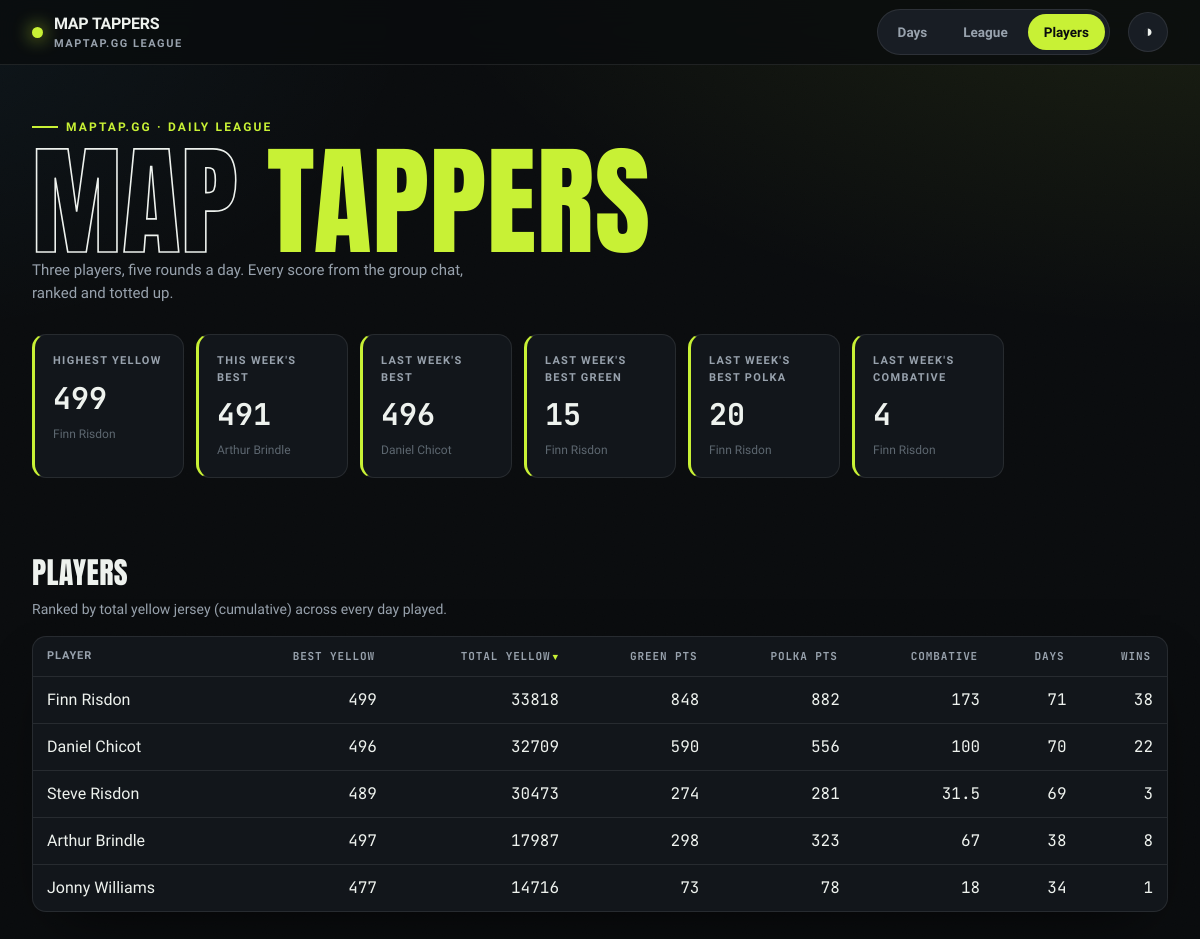
The page /players on the database its author committed.
### tables this page shows
CREATE TABLE entries (
    id INTEGER PRIMARY KEY,
    player TEXT NOT NULL,
    game_date TEXT NOT NULL,
    maptap_score INTEGER NOT NULL,
    UNIQUE (player, game_date)
);

### src/maptap/app.py (the view)
@app.get("/players", response_class=HTMLResponse)
def players(request: Request):
    with closing(_conn()) as conn:
        context = {"players": player_summary(conn), "stats": hero_stats(conn), "active": "players"}
    return templates.TemplateResponse(request, "players.html", context)

### src/maptap/templates/players.html (shortened to what this page needs)
{% extends "base.html" %}
{% block content %}
<h2 class="section-head">Players</h2>
<p class="section-sub">Ranked by total yellow jersey (cumulative) across every day played.</p>
<div class="panel table-card">
    <table data-sortable>
        <thead>
            <tr>
                <th class="txt" data-sort="text">Player</th>
                <th class="num" data-sort="number">Best Yellow</th>
                <th class="num" data-sort="number" data-sorted="desc">Total Yellow</th>
                <th class="num" data-sort="number">Green Pts</th>
                <th class="num" data-sort="number">Polka Pts</th>
                <th class="num" data-sort="number">Combative</th>
                <th class="num" data-sort="number">Days</th>
                <th class="num" data-sort="number">Wins</th>
            </tr>
        </thead>
        <tbody>
            {% for p in players %}
            <tr>
                <td class="txt">{{ p.player }}</td>
                <td class="num">{{ p.best_cumulative }}</td>
                <td class="num">{{ p.total_cumulative }}</td>
                <td class="num">{{ p.green_points }}</td>
                <td class="num">{{ p.polka_points }}</td>
                <td class="num">{{ p.combative_points }}</td>
                <td class="num">{{ p.days_played }}</td>
                <td class="num">{{ p.wins }}</td>
            </tr>
            {% endfor %}
        </tbody>
    </table>
</div>
{% endblock %}

### src/maptap/templates/base.html (shortened to what this page needs)
<!DOCTYPE html>
<html lang="en-GB" data-theme="dark">
<head>
    <link rel="stylesheet" href="/static/styles.css">
</head>
<body>
    <nav class="nav">
        <div class="wrap nav-inner">
            <div class="brand">
                <span class="dot"></span>
                <span>MAP&nbsp;TAPPERS<small>maptap.gg league</small></span>
            </div>
            <div class="tabs">
                <a class="tab {{ 'active' if active == 'days' else '' }}" href="/days">Days</a>
                <a class="tab {{ 'active' if active == 'league' else '' }}" href="/league">League</a>
                <a class="tab {{ 'active' if active == 'players' else '' }}" href="/players">Players</a>
            </div>
            <button class="theme-btn" id="themeBtn" title="Toggle theme" aria-label="Toggle theme">◑</button>
        </div>
    </nav>
    <header class="hero">
        <div class="wrap">
            <span class="hero-tag">maptap.gg · daily league</span>
            <h1><span class="out">Map</span> <span class="em">Tappers</span></h1>
            <p class="hero-sub">Three players, five rounds a day. Every score from the group chat, ranked and totted up.</p>
            <div class="stat-row">
                <div class="stat">
                    <div class="label">Highest Yellow</div>
                    <div class="value">{{ stats.highest_cumulative if stats.highest_cumulative is not none else '—' }}</div>
                    <div class="sub">{{ stats.highest_cumulative_player or '—' }}</div>
                </div>
                <div class="stat">
                    <div class="label">This Week's Best</div>
                    <div class="value">{{ stats.week_best if stats.week_best is not none else '—' }}</div>
                    <div class="sub">{{ stats.week_best_player or 'no rides yet' }}</div>
                </div>
                <div class="stat">
                    <div class="label">Last Week's Best</div>
                    <div class="value">{{ stats.last_week_best if stats.last_week_best is not none else '—' }}</div>
                    <div class="sub">{{ stats.last_week_best_player or 'no rides' }}</div>
                </div>
                <div class="stat">
                    <div class="label">Last Week's Best Green</div>
                    <div class="value">{{ stats.last_week_best_green if stats.last_week_best_green is not none else '—' }}</div>
                    <div class="sub">{{ stats.last_week_best_green_player or 'no rides' }}</div>
                </div>
                <div class="stat">
                    <div class="label">Last Week's Best Polka</div>
                    <div class="value">{{ stats.last_week_best_polka if stats.last_week_best_polka is not none else '—' }}</div>
                    <div class="sub">{{ stats.last_week_best_polka_player or 'no rides' }}</div>
                </div>
                <div class="stat">
                    <div class="label">Last Week's Combative</div>
                    <div class="value">{{ stats.last_week_combative if stats.last_week_combative is not none else '—' }}</div>
                    <div class="sub">{{ stats.last_week_combative_player or 'no rides' }}</div>
                </div>
            </div>
        </div>
    </header>
    <main class="wrap">
        {% block content %}{% endblock %}
    </main>
</body>
</html>

### rows shown on the page
entries: player "Finn Risdon"
entries: player "Arthur Brindle"
entries: player "Daniel Chicot"
entries: player "Finn Risdon"

### other values the page prints
{{ stats.week_best if stats.week_best is not none else '—' }} "491"
{{ stats.last_week_best if stats.last_week_best is not none else '—' }} "496"
{{ p.player }} "Finn Risdon" "Daniel Chicot" "Steve Risdon" "Arthur Brindle" "Jonny Williams"
{{ p.best_cumulative }} "499" "496" "489" "497" "477"
{{ p.total_cumulative }} "33818" "32709" "30473" "17987" "14716"
{{ p.green_points }} "848" "590" "274" "298" "73"
{{ p.polka_points }} "882" "556" "281" "323" "78"
{{ p.combative_points }} "173" "100" "31.5" "67" "18"
{{ p.days_played }} "71" "70" "69" "38" "34"
{{ p.wins }} "38" "22" "3" "8" "1"
